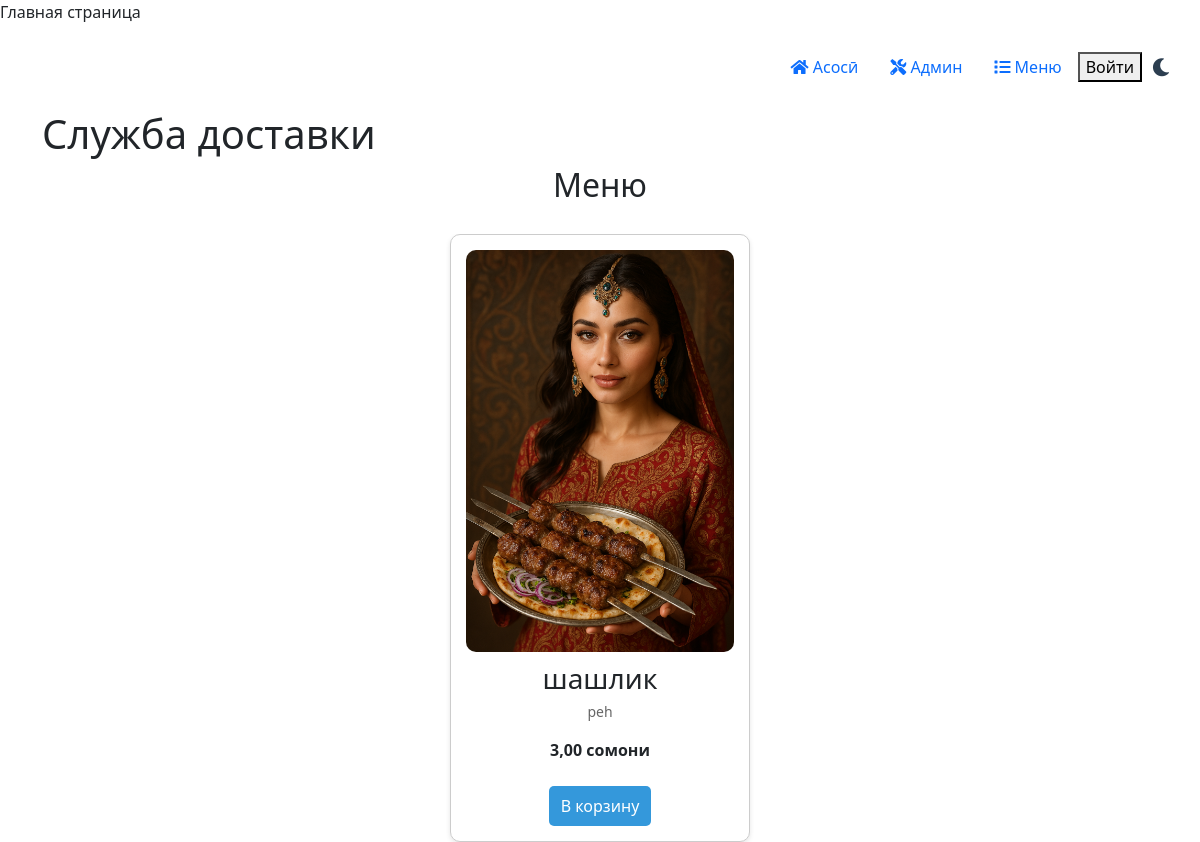
The app's page /, older data.
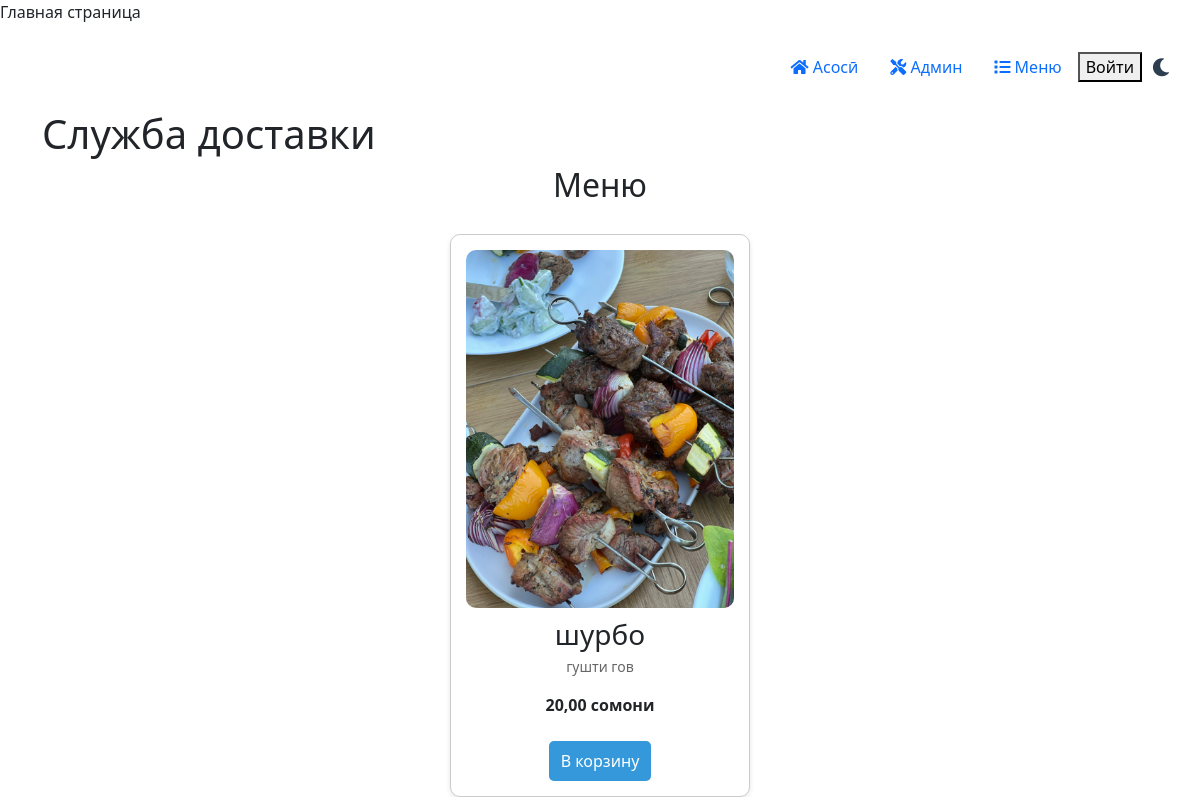
The same page, newer data.
### bot/models.py (models this page shows)
class Dish(models.Model):
    CATEGORY_CHOICES = [
        ('osh', 'Ош'),
        ('kabob', 'Кабоб'),
        ('salad', 'Салат'),
        ('desert', 'Десерт'),
        ('drink', 'Нӯшокиҳо'),
    ]
    name = models.CharField(max_length=100)
    description = models.TextField()
    price = models.DecimalField(max_digits=10, decimal_places=2)
    image = models.ImageField(upload_to='dishes_images/')
    available = models.BooleanField(default=True)
    category = models.CharField(max_length=50, choices=CATEGORY_CHOICES, default='osh')
    def __str__(self):
        return self.name

### bot/views.py (the view)
# urls.py: path('', views.index, name='index'),  # Главная страница
def index(request):
    dishes = Dish.objects.filter(available=True)[:3]  # Например, только 3 блюда
    print(f"Dishes displayed on index page: {dishes}")  # Выводим блюда на главной странице
    return render(request, "bot/index.html", {"dishes": dishes})

### bot/templates/bot/index.html (shortened to what this page needs)
{% load static %}
{% block content %}
    {% include 'bot/header.html' %}
    <div class="container">
        <h1>Служба доставки</h1>
    </div>
    <h2 class="text-center">Меню</h2>
    <div id="dishes-container" class="carousel slide" data-bs-ride="carousel">
        <div class="carousel-inner">
            {% for dish in dishes %}
            <div class="carousel-item {% if forloop.first %}active{% endif %}">
                <div class="dish-card">
                    <img src="{{ dish.image.url }}" alt="{{ dish.name }}" class="d-block w-100">
                    <h3>{{ dish.name }}</h3>
                    <p>{{ dish.description }}</p>
                    <strong>{{ dish.price }} сомони</strong><br><br>
                    <button onclick='addToCart({
                        "id": "{{ dish.id }}",
                        "name": "{{ dish.name }}",
                        "description": "{{ dish.description }}",
                        "price": "{{ dish.price }}",
                        "image": "{{ dish.image.url }}"
                    })'>В корзину</button>
                </div>
            </div>
            {% empty %}
            <p>Меню на данный момент пусто.</p>
            {% endfor %}
        </div>
        <button class="carousel-control-prev" type="button" data-bs-target="#dishes-container" data-bs-slide="prev">
            <span class="carousel-control-prev-icon" aria-hidden="true"></span>
        </button>
        <button class="carousel-control-next" type="button" data-bs-target="#dishes-container" data-bs-slide="next">
            <span class="carousel-control-next-icon" aria-hidden="true"></span>
        </button>
    </div>
{% endblock %}
{% block extra_head %}
    <link rel="stylesheet" href="{% static 'css/index_styles.css' %}">
{% endblock %}

### bot/templates/bot/header.html (shortened to what this page needs)
<!DOCTYPE html>
<html lang="ru">
  {% load static %}
<head>
  <link rel="stylesheet" href="{% static 'css/header.css' %}">
  <link rel="stylesheet" href="https://cdnjs.cloudflare.com/ajax/libs/font-awesome/5.15.3/css/all.min.css">
  <link href="https://cdn.jsdelivr.net/npm/bootstrap@5.1.0/dist/css/bootstrap.min.css" rel="stylesheet">
</head>
<body>
  <header>
    <nav id="navbar" class="navbar">
      <a href="/" class="nav-link"><i class="fas fa-home"></i> Асосӣ</a>
      <a href="/admin/" class="nav-link"><i class="fas fa-tools"></i> Админ</a>
      <a href="/menu/" class="nav-link"><i class="fas fa-list"></i> Меню</a>
      {% if user.is_authenticated %}
        <div class="dropdown">
          <span class="user-info dropdown-toggle" id="userDropdown" data-bs-toggle="dropdown" aria-expanded="false">
            <i class="fas fa-user"></i> {{ user.username }}
          </span>
          <ul class="dropdown-menu" aria-labelledby="userDropdown">
            <li><a href="{% url 'profile' %}" class="dropdown-item"><i class="fas fa-cogs"></i> Личный кабинет</a></li>
            <li><a href="{% url 'logout' %}" class="dropdown-item"><i class="fas fa-sign-out-alt"></i> Выйти</a></li>
          </ul>
        </div>
      {% else %}
        <button id="login-logout-btn" class="login-btn" onclick="toggleLoginLogout()">
        </button>
      {% endif %}
      <button id="theme-toggle-btn" class="theme-toggle-btn" onclick="toggleTheme()">
        <i class="fas fa-moon"></i>
      </button>
    </nav>
  </header>
</body>
</html>

### bot/static/css/header.css (style rules this page uses)
:root { --background-light: #ffffff; --background-dark: #2c3e50; --text-light: #2c3e50; --text-dark: #ecf0f1; --link-light: #2980b9; --link-dark: #3498db; }
body { background-color: var(--background-light); color: var(--text-light); font-family: 'Arial', sans-serif; transition: background-color 0.3s, color 0.3s; }
header { background-color: var(--background-light); padding: 15px 20px; display: flex; justify-content: space-between; align-items: center; position: relative; z-index: 10; }
.nav-link { color: var(--text-light); text-decoration: none; font-size: 16px; padding: 8px 12px; border-radius: 5px; transition: background-color 0.3s, color 0.3s; }
.theme-toggle-btn { background: none; color: var(--text-light); border: none; cursor: pointer; font-size: 18px; padding: 10px; border-radius: 5px; }

### bot/static/css/index_styles.css (style rules this page uses)
#dishes-container { margin-top: 30px; max-width: 100%; height: auto; }
.dish-card { padding: 15px; border: 1px solid #ccc; border-radius: 10px; background-color: white; box-shadow: 0 2px 5px rgba(0, 0, 0, 0.1); transition: transform 0.2s ease; text-align: center; max-width: 300px; margin: auto; }
.dish-card img { width: 100%; height: auto; object-fit: cover; border-radius: 10px; }
.dish-card h3 { margin: 10px 0 5px; }
.dish-card p { color: #666; font-size: 14px; }
.dish-card button { padding: 8px 12px; background: #3498db; color: white; border: none; border-radius: 5px; cursor: pointer; }

Row changes from the older to the newer data that the page shows:
removed Dish: image (picture), name "шашлик", description "peh", price "3,00"
now on this page (row unchanged): Dish: image (picture), name "шурбо", description "гушти гов", price "20,00"
